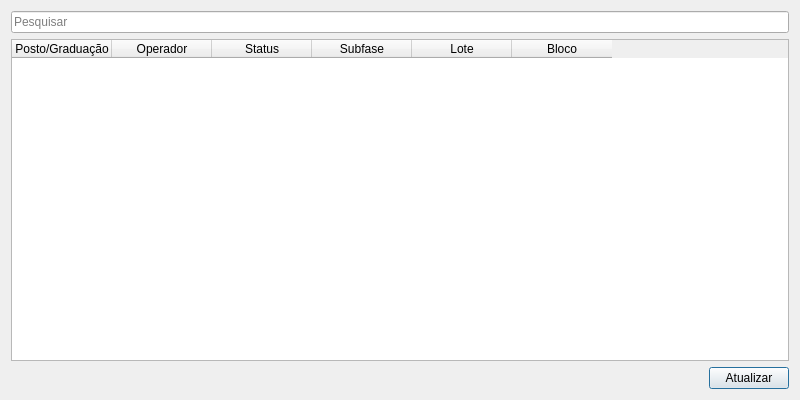
<?xml version="1.0" encoding="UTF-8"?>
<ui version="4.0">
 <class>Dialog</class>
 <widget class="QDialog" name="Dialog">
  <property name="geometry">
   <rect>
    <x>0</x>
    <y>0</y>
    <width>800</width>
    <height>400</height>
   </rect>
  </property>
  <property name="windowTitle">
   <string>Status dos Operadores</string>
  </property>
  <layout class="QGridLayout" name="gridLayout">
   <item row="0" column="0">
    <widget class="QLineEdit" name="searchLe">
     <property name="placeholderText">
      <string>Pesquisar</string>
     </property>
    </widget>
   </item>
   <item row="1" column="0">
    <widget class="QTableWidget" name="tableWidget">
     <property name="sortingEnabled">
      <bool>false</bool>
     </property>
     <column>
      <property name="text">
       <string>Posto/Graduação</string>
      </property>
     </column>
     <column>
      <property name="text">
       <string>Operador</string>
      </property>
     </column>
     <column>
      <property name="text">
       <string>Status</string>
      </property>
     </column>
     <column>
      <property name="text">
       <string>Subfase</string>
      </property>
     </column>
     <column>
      <property name="text">
       <string>Lote</string>
      </property>
     </column>
     <column>
      <property name="text">
       <string>Bloco</string>
      </property>
     </column>
    </widget>
   </item>
   <item row="2" column="0">
    <layout class="QHBoxLayout" name="horizontalLayout">
     <item>
      <spacer name="horizontalSpacer">
       <property name="orientation">
        <enum>Qt::Horizontal</enum>
       </property>
       <property name="sizeHint" stdset="0">
        <size>
         <width>40</width>
         <height>20</height>
        </size>
       </property>
      </spacer>
     </item>
     <item>
      <widget class="QPushButton" name="refreshBtn">
       <property name="text">
        <string>Atualizar</string>
       </property>
      </widget>
     </item>
    </layout>
   </item>
  </layout>
 </widget>
 <resources/>
 <connections/>
</ui>
